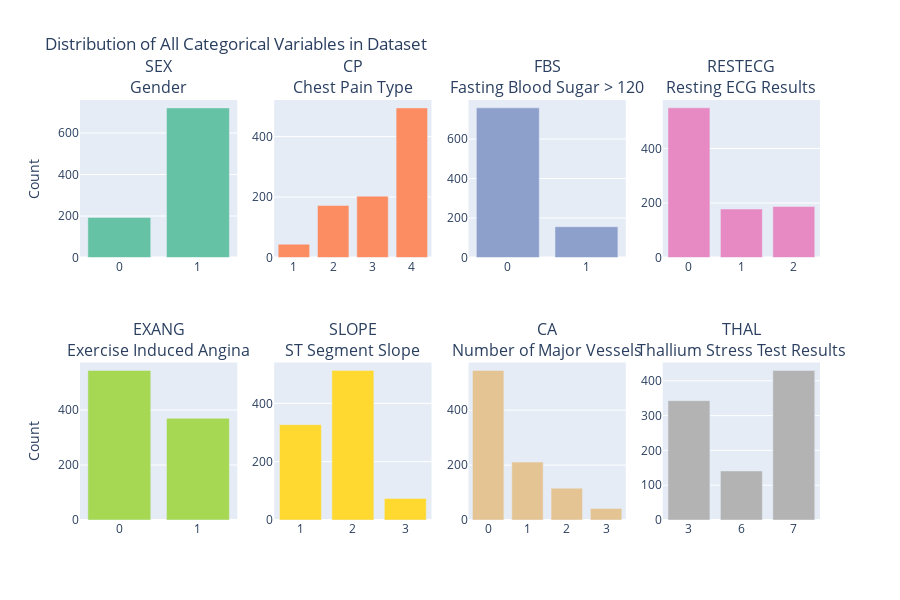

The code cell stored with this chart in its notebook:
### Code cell
# Define categorical variables
categorical_vars = {"sex": "Gender", "cp": "Chest Pain Type",
                    "fbs": "Fasting Blood Sugar > 120", "restecg": "Resting ECG Results",
                    "exang": "Exercise Induced Angina", "slope": "ST Segment Slope",
                    "ca": "Number of Major Vessels","thal": "Thallium Stress Test Results"}

# Create subplots with 2 rows and 4 columns
fig_categorical = make_subplots(rows=2, cols=4,
                                subplot_titles=[f"{k.upper()}<br>{v}" for k, v in categorical_vars.items()],
                                specs=[[{"type": "bar"}, {"type": "bar"}, {"type": "bar"}, {"type": "bar"}],
                                       [{"type": "bar"}, {"type": "bar"}, {"type": "bar"}, {"type": "bar"}]])

# Color palette
colors = px.colors.qualitative.Set2
# Add bar charts for each categorical variable
col_idx = 1
for row_num in [1, 2]:
    for col_num in [1, 2, 3, 4]:
        if col_idx <= len(categorical_vars):
            var_name = list(categorical_vars.keys())[col_idx - 1]
            # Calculate value counts
            value_counts = df_clean[var_name].value_counts().sort_index()
            # Add trace
            fig_categorical.add_trace(go.Bar(x=[f"{x}" for x in value_counts.index], y=value_counts.values,
                                                marker_color=colors[(col_idx - 1) % len(colors)], showlegend=False,
                                                hovertemplate=f"<b>{var_name.upper()}</b><br>Category: %{{x}}<br>Count: %{{y}}<extra></extra>"),
                                                row=row_num, col=col_num)
            col_idx += 1

# Update layout
fig_categorical.update_layout(title_text="Distribution of All Categorical Variables in Dataset", height=600)

# Update y-axis labels
fig_categorical.update_yaxes(title_text="Count", row=1, col=1)
fig_categorical.update_yaxes(title_text="Count", row=2, col=1)

fig_categorical.show()

### Figure 1 — Plotly figure (JSON) as saved in the notebook; plotly's stock layout.template omitted (floating-point values rounded to 4 significant figures)
{"data": [{"hovertemplate": "<b>SEX</b><br>Category: %{x}<br>Count: %{y}<extra></extra>", "marker": {"color": "rgb(102,194,165)"}, "showlegend": false, "type": "bar", "x": ["0", "1"], "xaxis": "x", "y": [193, 721], "yaxis": "y"}, {"hovertemplate": "<b>CP</b><br>Category: %{x}<br>Count: %{y}<extra></extra>", "marker": {"color": "rgb(252,141,98)"}, "showlegend": false, "type": "bar", "x": ["1", "2", "3", "4"], "xaxis": "x2", "y": [44, 172, 203, 495], "yaxis": "y2"}, {"hovertemplate": "<b>FBS</b><br>Category: %{x}<br>Count: %{y}<extra></extra>", "marker": {"color": "rgb(141,160,203)"}, "showlegend": false, "type": "bar", "x": ["0", "1"], "xaxis": "x3", "y": [758, 156], "yaxis": "y3"}, {"hovertemplate": "<b>RESTECG</b><br>Category: %{x}<br>Count: %{y}<extra></extra>", "marker": {"color": "rgb(231,138,195)"}, "showlegend": false, "type": "bar", "x": ["0", "1", "2"], "xaxis": "x4", "y": [549, 178, 187], "yaxis": "y4"}, {"hovertemplate": "<b>EXANG</b><br>Category: %{x}<br>Count: %{y}<extra></extra>", "marker": {"color": "rgb(166,216,84)"}, "showlegend": false, "type": "bar", "x": ["0", "1"], "xaxis": "x5", "y": [544, 370], "yaxis": "y5"}, {"hovertemplate": "<b>SLOPE</b><br>Category: %{x}<br>Count: %{y}<extra></extra>", "marker": {"color": "rgb(255,217,47)"}, "showlegend": false, "type": "bar", "x": ["1", "2", "3"], "xaxis": "x6", "y": [327, 513, 74], "yaxis": "y6"}, {"hovertemplate": "<b>CA</b><br>Category: %{x}<br>Count: %{y}<extra></extra>", "marker": {"color": "rgb(229,196,148)"}, "showlegend": false, "type": "bar", "x": ["0", "1", "2", "3"], "xaxis": "x7", "y": [545, 211, 116, 42], "yaxis": "y7"}, {"hovertemplate": "<b>THAL</b><br>Category: %{x}<br>Count: %{y}<extra></extra>", "marker": {"color": "rgb(179,179,179)"}, "showlegend": false, "type": "bar", "x": ["3", "6", "7"], "xaxis": "x8", "y": [343, 141, 430], "yaxis": "y8"}], "layout": {"annotations": [{"font": {"size": 16}, "showarrow": false, "text": "SEX<br>Gender", "x": 0.1062, "xanchor": "center", "xref": "paper", "y": 1, "yanchor": "bottom", "yref": "paper"}, {"font": {"size": 16}, "showarrow": false, "text": "CP<br>Chest Pain Type", "x": 0.3688, "xanchor": "center", "xref": "paper", "y": 1, "yanchor": "bottom", "yref": "paper"}, {"font": {"size": 16}, "showarrow": false, "text": "FBS<br>Fasting Blood Sugar > 120", "x": 0.6313, "xanchor": "center", "xref": "paper", "y": 1, "yanchor": "bottom", "yref": "paper"}, {"font": {"size": 16}, "showarrow": false, "text": "RESTECG<br>Resting ECG Results", "x": 0.8938, "xanchor": "center", "xref": "paper", "y": 1, "yanchor": "bottom", "yref": "paper"}, {"font": {"size": 16}, "showarrow": false, "text": "EXANG<br>Exercise Induced Angina", "x": 0.1062, "xanchor": "center", "xref": "paper", "y": 0.375, "yanchor": "bottom", "yref": "paper"}, {"font": {"size": 16}, "showarrow": false, "text": "SLOPE<br>ST Segment Slope", "x": 0.3688, "xanchor": "center", "xref": "paper", "y": 0.375, "yanchor": "bottom", "yref": "paper"}, {"font": {"size": 16}, "showarrow": false, "text": "CA<br>Number of Major Vessels", "x": 0.6313, "xanchor": "center", "xref": "paper", "y": 0.375, "yanchor": "bottom", "yref": "paper"}, {"font": {"size": 16}, "showarrow": false, "text": "THAL<br>Thallium Stress Test Results", "x": 0.8938, "xanchor": "center", "xref": "paper", "y": 0.375, "yanchor": "bottom", "yref": "paper"}], "height": 600, "title": {"text": "Distribution of All Categorical Variables in Dataset"}, "xaxis": {"anchor": "y", "domain": [0, 0.2125]}, "xaxis2": {"anchor": "y2", "domain": [0.2625, 0.475]}, "xaxis3": {"anchor": "y3", "domain": [0.525, 0.7375]}, "xaxis4": {"anchor": "y4", "domain": [0.7875, 1]}, "xaxis5": {"anchor": "y5", "domain": [0, 0.2125]}, "xaxis6": {"anchor": "y6", "domain": [0.2625, 0.475]}, "xaxis7": {"anchor": "y7", "domain": [0.525, 0.7375]}, "xaxis8": {"anchor": "y8", "domain": [0.7875, 1]}, "yaxis": {"anchor": "x", "domain": [0.625, 1], "title": {"text": "Count"}}, "yaxis2": {"anchor": "x2", "domain": [0.625, 1]}, "yaxis3": {"anchor": "x3", "domain": [0.625, 1]}, "yaxis4": {"anchor": "x4", "domain": [0.625, 1]}, "yaxis5": {"anchor": "x5", "domain": [0, 0.375], "title": {"text": "Count"}}, "yaxis6": {"anchor": "x6", "domain": [0, 0.375]}, "yaxis7": {"anchor": "x7", "domain": [0, 0.375]}, "yaxis8": {"anchor": "x8", "domain": [0, 0.375]}}}
